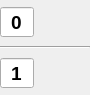
<?xml version="1.0" encoding="UTF-8"?>
<ui version="4.0">
 <class>FractionInput</class>
 <widget class="QWidget" name="FractionInput">
  <property name="geometry">
   <rect>
    <x>0</x>
    <y>0</y>
    <width>90</width>
    <height>95</height>
   </rect>
  </property>
  <property name="sizePolicy">
   <sizepolicy hsizetype="Fixed" vsizetype="Fixed">
    <horstretch>0</horstretch>
    <verstretch>0</verstretch>
   </sizepolicy>
  </property>
  <property name="minimumSize">
   <size>
    <width>0</width>
    <height>0</height>
   </size>
  </property>
  <property name="font">
   <font>
    <kerning>true</kerning>
   </font>
  </property>
  <property name="windowTitle">
   <string>Form</string>
  </property>
  <layout class="QVBoxLayout" name="verticalLayout">
   <property name="leftMargin">
    <number>0</number>
   </property>
   <property name="topMargin">
    <number>4</number>
   </property>
   <property name="rightMargin">
    <number>0</number>
   </property>
   <property name="bottomMargin">
    <number>4</number>
   </property>
   <item>
    <widget class="QSpinBox" name="spinNumerator">
     <property name="sizePolicy">
      <sizepolicy hsizetype="Fixed" vsizetype="Fixed">
       <horstretch>0</horstretch>
       <verstretch>0</verstretch>
      </sizepolicy>
     </property>
     <property name="font">
      <font>
       <pointsize>14</pointsize>
       <weight>75</weight>
       <bold>true</bold>
      </font>
     </property>
     <property name="toolTip">
      <string>numerator</string>
     </property>
     <property name="alignment">
      <set>Qt::AlignCenter</set>
     </property>
     <property name="buttonSymbols">
      <enum>QAbstractSpinBox::NoButtons</enum>
     </property>
    </widget>
   </item>
   <item>
    <widget class="Line" name="line">
     <property name="orientation">
      <enum>Qt::Horizontal</enum>
     </property>
    </widget>
   </item>
   <item>
    <widget class="QSpinBox" name="spinDenominator">
     <property name="sizePolicy">
      <sizepolicy hsizetype="Fixed" vsizetype="Fixed">
       <horstretch>0</horstretch>
       <verstretch>0</verstretch>
      </sizepolicy>
     </property>
     <property name="font">
      <font>
       <pointsize>14</pointsize>
       <weight>75</weight>
       <bold>true</bold>
      </font>
     </property>
     <property name="toolTip">
      <string>denominator</string>
     </property>
     <property name="alignment">
      <set>Qt::AlignCenter</set>
     </property>
     <property name="buttonSymbols">
      <enum>QAbstractSpinBox::NoButtons</enum>
     </property>
     <property name="minimum">
      <number>1</number>
     </property>
    </widget>
   </item>
  </layout>
 </widget>
 <resources/>
 <connections/>
</ui>
